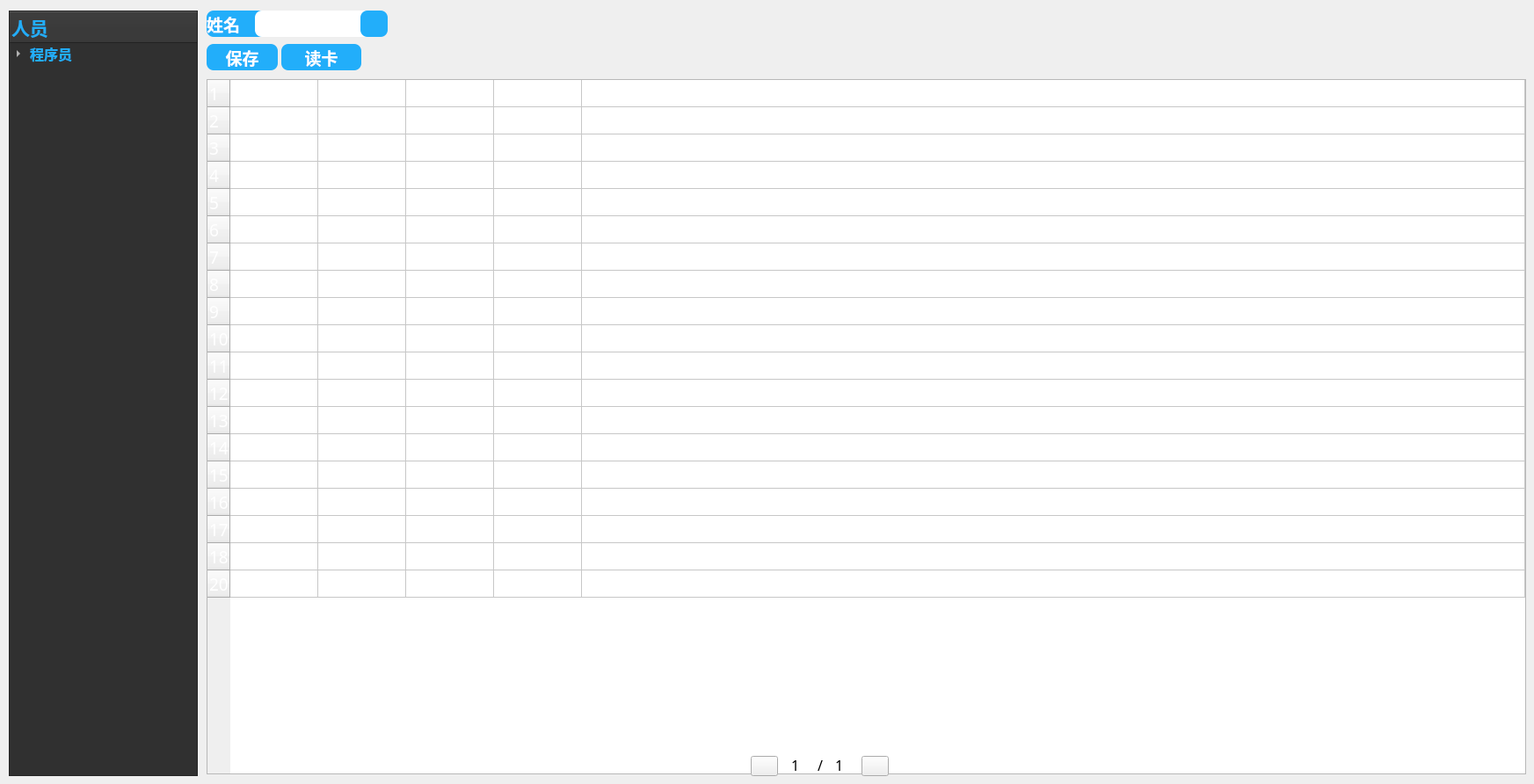
    <widget class="QWidget" name="page_10">
     <widget class="QTableWidget" name="tableWidget">
      <property name="geometry">
       <rect>
        <x>235</x>
        <y>90</y>
        <width>1501</width>
        <height>791</height>
       </rect>
      </property>
      <property name="font">
       <font>
        <family>微软雅黑</family>
        <pointsize>14</pointsize>
       </font>
      </property>
      <property name="styleSheet">
       <string notr="true">color: rgb(255, 255, 255);</string>
      </property>
      <property name="frameShadow">
       <enum>QFrame::Plain</enum>
      </property>
      <property name="midLineWidth">
       <number>1</number>
      </property>
      <property name="sortingEnabled">
       <bool>false</bool>
      </property>
      <property name="wordWrap">
       <bool>true</bool>
      </property>
      <property name="cornerButtonEnabled">
       <bool>true</bool>
      </property>
      <attribute name="horizontalHeaderVisible">
       <bool>false</bool>
      </attribute>
      <attribute name="horizontalHeaderCascadingSectionResizes">
       <bool>false</bool>
      </attribute>
      <attribute name="horizontalHeaderHighlightSections">
       <bool>true</bool>
      </attribute>
      <attribute name="horizontalHeaderShowSortIndicator" stdset="0">
       <bool>false</bool>
      </attribute>
      <attribute name="horizontalHeaderStretchLastSection">
       <bool>true</bool>
      </attribute>
      <attribute name="verticalHeaderShowSortIndicator" stdset="0">
       <bool>false</bool>
      </attribute>
      <attribute name="verticalHeaderStretchLastSection">
       <bool>false</bool>
      </attribute>
      <row>
       <property name="text">
        <string>1</string>
       </property>
      </row>
      <row>
       <property name="text">
        <string>2</string>
       </property>
      </row>
      <row>
       <property name="text">
        <string>3</string>
       </property>
      </row>
      <row>
       <property name="text">
        <string>4</string>
       </property>
      </row>
      <row>
       <property name="text">
        <string>5</string>
       </property>
      </row>
      <row>
       <property name="text">
        <string>6</string>
       </property>
      </row>
      <row>
       <property name="text">
        <string>7</string>
       </property>
      </row>
      <row>
       <property name="text">
        <string>8</string>
       </property>
      </row>
      <row>
       <property name="text">
        <string>9</string>
       </property>
      </row>
      <row>
       <property name="text">
        <string>10</string>
       </property>
      </row>
      <row>
       <property name="text">
        <string>11</string>
       </property>
      </row>
      <row>
       <property name="text">
        <string>12</string>
       </property>
      </row>
      <row>
       <property name="text">
        <string>13</string>
       </property>
      </row>
      <row>
       <property name="text">
        <string>14</string>
       </property>
      </row>
      <row>
       <property name="text">
        <string>15</string>
       </property>
      </row>
      <row>
       <property name="text">
        <string>16</string>
       </property>
      </row>
      <row>
       <property name="text">
        <string>17</string>
       </property>
      </row>
      <row>
       <property name="text">
        <string>18</string>
       </property>
      </row>
      <row>
       <property name="text">
        <string>20</string>
       </property>
      </row>
      <column>
       <property name="text">
        <string>ID</string>
       </property>
       <property name="font">
        <font>
         <family>微软雅黑</family>
         <pointsize>14</pointsize>
         <weight>75</weight>
         <bold>true</bold>
        </font>
       </property>
       <property name="background">
        <color>
         <red>34</red>
         <green>174</green>
         <blue>250</blue>
        </color>
       </property>
       <property name="foreground">
        <brush brushstyle="SolidPattern">
         <color alpha="255">
          <red>255</red>
          <green>255</green>
          <blue>255</blue>
         </color>
        </brush>
       </property>
      </column>
      <column>
       <property name="text">
        <string>姓名</string>
       </property>
       <property name="font">
        <font>
         <family>微软雅黑</family>
         <pointsize>14</pointsize>
         <weight>75</weight>
         <bold>true</bold>
        </font>
       </property>
       <property name="background">
        <color>
         <red>34</red>
         <green>174</green>
         <blue>250</blue>
        </color>
       </property>
       <property name="foreground">
        <brush brushstyle="SolidPattern">
         <color alpha="255">
          <red>255</red>
          <green>255</green>
          <blue>255</blue>
         </color>
        </brush>
       </property>
      </column>
      <column>
       <property name="text">
        <string>UID</string>
       </property>
       <property name="font">
        <font>
         <family>微软雅黑</family>
         <pointsize>14</pointsize>
         <weight>75</weight>
         <bold>true</bold>
        </font>
       </property>
       <property name="background">
        <color>
         <red>34</red>
         <green>174</green>
         <blue>250</blue>
        </color>
       </property>
       <property name="foreground">
        <brush brushstyle="SolidPattern">
         <color alpha="255">
          <red>255</red>
          <green>255</green>
          <blue>255</blue>
         </color>
        </brush>
       </property>
      </column>
      <column>
       <property name="text">
        <string>密码</string>
       </property>
       <property name="font">
        <font>
         <family>微软雅黑</family>
         <pointsize>14</pointsize>
         <weight>75</weight>
         <bold>true</bold>
        </font>
       </property>
       <property name="background">
        <color>
         <red>34</red>
         <green>174</green>
         <blue>250</blue>
        </color>
       </property>
       <property name="foreground">
        <brush brushstyle="SolidPattern">
         <color alpha="255">
          <red>255</red>
          <green>255</green>
          <blue>255</blue>
         </color>
        </brush>
       </property>
      </column>
      <column>
       <property name="text">
        <string>秘钥</string>
       </property>
       <property name="font">
        <font>
         <pointsize>14</pointsize>
         <weight>75</weight>
         <bold>true</bold>
        </font>
       </property>
       <property name="background">
        <color>
         <red>34</red>
         <green>173</green>
         <blue>248</blue>
        </color>
       </property>
       <property name="foreground">
        <brush brushstyle="SolidPattern">
         <color alpha="255">
          <red>255</red>
          <green>255</green>
          <blue>255</blue>
         </color>
        </brush>
       </property>
      </column>
     </widget>
     <widget class="QTreeWidget" name="treeWidget">
      <property name="geometry">
       <rect>
        <x>10</x>
        <y>12</y>
        <width>215</width>
        <height>871</height>
       </rect>
      </property>
      <property name="font">
       <font>
        <family>微软雅黑</family>
        <pointsize>12</pointsize>
       </font>
      </property>
      <property name="styleSheet">
       <string notr="true">background-color: rgb(48, 48, 48);
color: rgb(255, 255, 255);</string>
      </property>
      <column>
       <property name="text">
        <string>人员</string>
       </property>
       <property name="font">
        <font>
         <family>微软雅黑</family>
         <pointsize>16</pointsize>
         <weight>75</weight>
         <bold>true</bold>
        </font>
       </property>
       <property name="foreground">
        <brush brushstyle="SolidPattern">
         <color alpha="255">
          <red>34</red>
          <green>174</green>
          <blue>250</blue>
         </color>
        </brush>
       </property>
       <property name="icon">
        <iconset>
         <normaloff>:/img/img/jituankehu.png</normaloff>:/img/img/jituankehu.png</iconset>
       </property>
      </column>
      <item>
       <property name="text">
        <string>程序员</string>
       </property>
       <property name="font">
        <font>
         <family>微软雅黑</family>
         <pointsize>12</pointsize>
         <weight>75</weight>
         <bold>true</bold>
        </font>
       </property>
       <property name="foreground">
        <brush brushstyle="SolidPattern">
         <color alpha="255">
          <red>34</red>
          <green>174</green>
          <blue>250</blue>
         </color>
        </brush>
       </property>
       <item>
        <property name="text">
         <string>员工1</string>
        </property>
       </item>
       <item>
        <property name="text">
         <string>员工2</string>
        </property>
       </item>
      </item>
     </widget>
     <widget class="QLineEdit" name="lineEdit_2">
      <property name="geometry">
       <rect>
        <x>290</x>
        <y>12</y>
        <width>141</width>
        <height>30</height>
       </rect>
      </property>
      <property name="font">
       <font>
        <family>微软雅黑</family>
        <pointsize>12</pointsize>
       </font>
      </property>
      <property name="styleSheet">
       <string notr="true">background-color: rgb(255, 255, 255);
border-radius:8px;</string>
      </property>
     </widget>
     <widget class="QPushButton" name="PushButton_Login_4">
      <property name="geometry">
       <rect>
        <x>410</x>
        <y>12</y>
        <width>31</width>
        <height>30</height>
       </rect>
      </property>
      <property name="font">
       <font>
        <family>微软雅黑</family>
        <pointsize>14</pointsize>
        <weight>75</weight>
        <bold>true</bold>
       </font>
      </property>
      <property name="layoutDirection">
       <enum>Qt::LeftToRight</enum>
      </property>
      <property name="styleSheet">
       <string notr="true">background-color: rgb(34, 174, 250);
border-style:none;
border-radius:8px;
color: rgb(255, 255, 255);
</string>
      </property>
      <property name="text">
       <string/>
      </property>
      <property name="icon">
       <iconset>
        <normaloff>:/img/img/sousuo.png</normaloff>:/img/img/sousuo.png</iconset>
      </property>
      <property name="iconSize">
       <size>
        <width>19</width>
        <height>19</height>
       </size>
      </property>
      <property name="autoRepeat">
       <bool>false</bool>
      </property>
      <property name="autoExclusive">
       <bool>false</bool>
      </property>
      <property name="autoDefault">
       <bool>false</bool>
      </property>
      <property name="default">
       <bool>false</bool>
      </property>
      <property name="flat">
       <bool>false</bool>
      </property>
     </widget>
     <widget class="QLabel" name="label_5">
      <property name="geometry">
       <rect>
        <x>235</x>
        <y>12</y>
        <width>71</width>
        <height>30</height>
       </rect>
      </property>
      <property name="font">
       <font>
        <pointsize>14</pointsize>
        <weight>75</weight>
        <bold>true</bold>
       </font>
      </property>
      <property name="styleSheet">
       <string notr="true">background-color: rgb(34, 174, 250);
color: rgb(255, 255, 255);
border-radius:8px;</string>
      </property>
      <property name="text">
       <string>姓名</string>
      </property>
      <property name="scaledContents">
       <bool>false</bool>
      </property>
      <property name="margin">
       <number>7</number>
      </property>
      <property name="openExternalLinks">
       <bool>false</bool>
      </property>
     </widget>
     <widget class="QPushButton" name="PushButton_Login_5">
      <property name="geometry">
       <rect>
        <x>320</x>
        <y>50</y>
        <width>91</width>
        <height>30</height>
       </rect>
      </property>
      <property name="font">
       <font>
        <family>微软雅黑</family>
        <pointsize>14</pointsize>
        <weight>75</weight>
        <bold>true</bold>
       </font>
      </property>
      <property name="layoutDirection">
       <enum>Qt::LeftToRight</enum>
      </property>
      <property name="styleSheet">
       <string notr="true">background-color: rgb(34, 174, 250);
border-style:none;
border-radius:8px;
color: rgb(255, 255, 255);
</string>
      </property>
      <property name="text">
       <string>读卡</string>
      </property>
      <property name="icon">
       <iconset>
        <normaloff>:/img/img/RFIDbiaoqianrizhi (1).png</normaloff>:/img/img/RFIDbiaoqianrizhi (1).png</iconset>
      </property>
      <property name="iconSize">
       <size>
        <width>25</width>
        <height>25</height>
       </size>
      </property>
      <property name="autoRepeat">
       <bool>false</bool>
      </property>
      <property name="autoExclusive">
       <bool>false</bool>
      </property>
      <property name="autoDefault">
       <bool>false</bool>
      </property>
      <property name="default">
       <bool>false</bool>
      </property>
      <property name="flat">
       <bool>false</bool>
      </property>
     </widget>
     <widget class="QPushButton" name="PushButton_Login_6">
      <property name="geometry">
       <rect>
        <x>235</x>
        <y>50</y>
        <width>81</width>
        <height>30</height>
       </rect>
      </property>
      <property name="font">
       <font>
        <family>微软雅黑</family>
        <pointsize>14</pointsize>
        <weight>75</weight>
        <bold>true</bold>
       </font>
      </property>
      <property name="layoutDirection">
       <enum>Qt::LeftToRight</enum>
      </property>
      <property name="styleSheet">
       <string notr="true">background-color: rgb(34, 174, 250);
border-style:none;
border-radius:8px;
color: rgb(255, 255, 255);
</string>
      </property>
      <property name="text">
       <string>保存</string>
      </property>
      <property name="iconSize">
       <size>
        <width>19</width>
        <height>19</height>
       </size>
      </property>
      <property name="autoRepeat">
       <bool>false</bool>
      </property>
      <property name="autoExclusive">
       <bool>false</bool>
      </property>
      <property name="autoDefault">
       <bool>false</bool>
      </property>
      <property name="default">
       <bool>false</bool>
      </property>
      <property name="flat">
       <bool>false</bool>
      </property>
     </widget>
     <widget class="QPushButton" name="PushButton_Login_7">
      <property name="geometry">
       <rect>
        <x>1040</x>
        <y>700</y>
        <width>31</width>
        <height>31</height>
       </rect>
      </property>
      <property name="font">
       <font>
        <family>微软雅黑</family>
        <pointsize>14</pointsize>
        <weight>75</weight>
        <bold>true</bold>
       </font>
      </property>
      <property name="layoutDirection">
       <enum>Qt::LeftToRight</enum>
      </property>
      <property name="styleSheet">
       <string notr="true">background-color: rgb(34, 174, 250);
border-style:none;
border-radius:8px;
color: rgb(255, 255, 255);
</string>
      </property>
      <property name="text">
       <string/>
      </property>
      <property name="icon">
       <iconset>
        <normaloff>:/img/img/weibiaoti--.png</normaloff>:/img/img/weibiaoti--.png</iconset>
      </property>
      <property name="iconSize">
       <size>
        <width>19</width>
        <height>19</height>
       </size>
      </property>
      <property name="autoRepeat">
       <bool>false</bool>
      </property>
      <property name="autoExclusive">
       <bool>false</bool>
      </property>
      <property name="autoDefault">
       <bool>false</bool>
      </property>
      <property name="default">
       <bool>false</bool>
      </property>
      <property name="flat">
       <bool>false</bool>
      </property>
     </widget>
     <widget class="QLabel" name="label_6">
      <property name="geometry">
       <rect>
        <x>900</x>
        <y>860</y>
        <width>31</width>
        <height>20</height>
       </rect>
      </property>
      <property name="font">
       <font>
        <family>微软雅黑</family>
        <pointsize>12</pointsize>
        <weight>50</weight>
        <bold>false</bold>
       </font>
      </property>
      <property name="text">
       <string>1</string>
      </property>
     </widget>
     <widget class="QLabel" name="label_7">
      <property name="geometry">
       <rect>
        <x>930</x>
        <y>860</y>
        <width>21</width>
        <height>20</height>
       </rect>
      </property>
      <property name="font">
       <font>
        <family>微软雅黑</family>
        <pointsize>12</pointsize>
        <weight>50</weight>
        <bold>false</bold>
       </font>
      </property>
      <property name="text">
       <string>/</string>
      </property>
     </widget>
     <widget class="QLabel" name="label_8">
      <property name="geometry">
       <rect>
        <x>950</x>
        <y>860</y>
        <width>41</width>
        <height>20</height>
       </rect>
      </property>
      <property name="font">
       <font>
        <family>微软雅黑</family>
        <pointsize>12</pointsize>
        <weight>50</weight>
        <bold>false</bold>
       </font>
      </property>
      <property name="text">
       <string>1</string>
      </property>
     </widget>
     <widget class="QPushButton" name="pushButton_3">
      <property name="geometry">
       <rect>
        <x>980</x>
        <y>860</y>
        <width>31</width>
        <height>23</height>
       </rect>
      </property>
      <property name="text">
       <string/>
      </property>
     </widget>
     <widget class="QPushButton" name="pushButton_8">
      <property name="geometry">
       <rect>
        <x>854</x>
        <y>860</y>
        <width>31</width>
        <height>23</height>
       </rect>
      </property>
      <property name="text">
       <string/>
      </property>
     </widget>
     <zorder>label_5</zorder>
     <zorder>treeWidget</zorder>
     <zorder>lineEdit_2</zorder>
     <zorder>PushButton_Login_4</zorder>
     <zorder>PushButton_Login_5</zorder>
     <zorder>PushButton_Login_6</zorder>
     <zorder>PushButton_Login_7</zorder>
     <zorder>tableWidget</zorder>
     <zorder>label_6</zorder>
     <zorder>label_7</zorder>
     <zorder>label_8</zorder>
     <zorder>pushButton_3</zorder>
     <zorder>pushButton_8</zorder>
    </widget>
